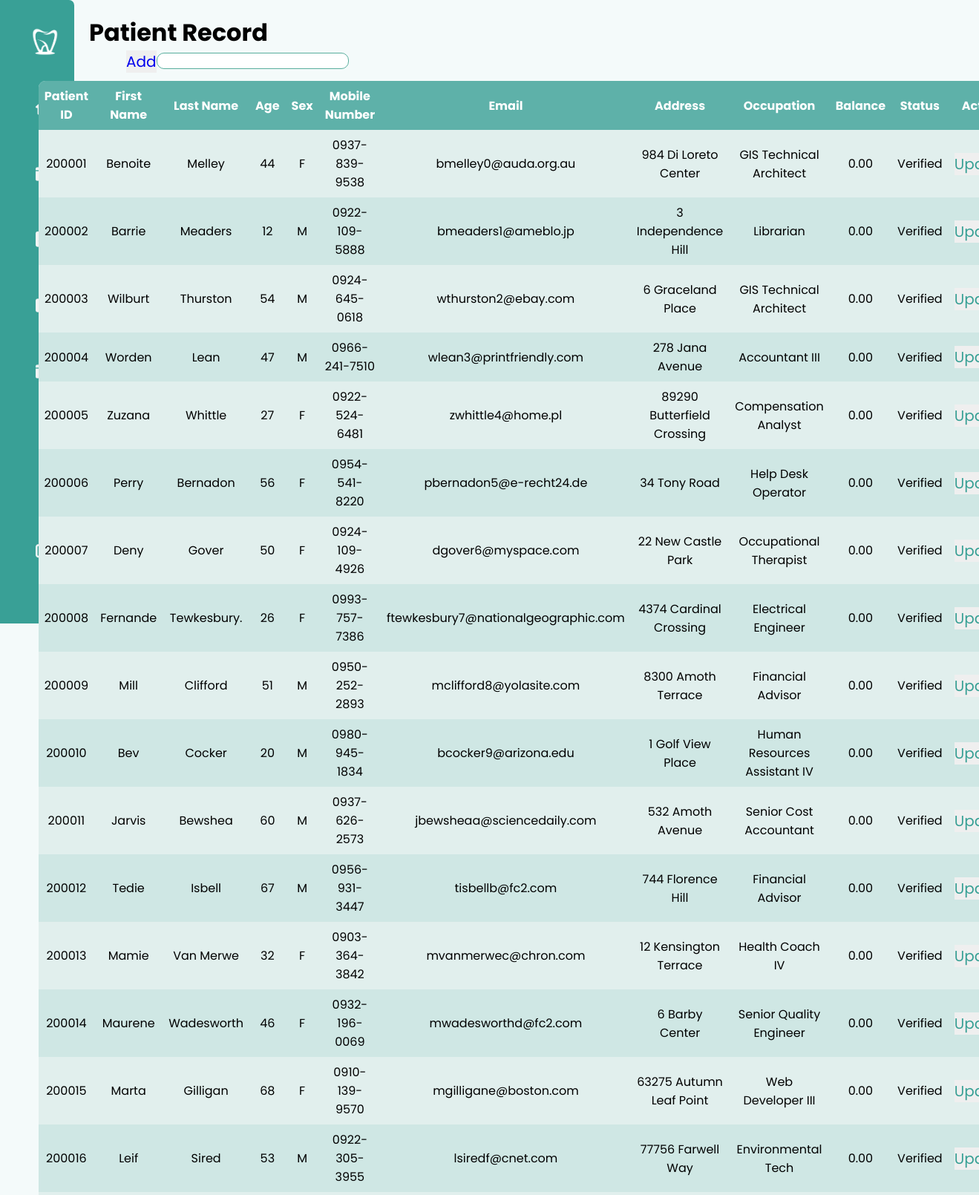
The page /pages/patientRecord.php (upper part) on the database its author committed.
### tables this page shows
CREATE TABLE `patients` (
  `patientID` int(10) NOT NULL,
  `patientFirstName` varchar(30) DEFAULT NULL,
  `patientLastName` varchar(30) DEFAULT NULL,
  `patientAge` int(11) DEFAULT NULL,
  `patientSex` varchar(10) DEFAULT NULL,
  `patientMobileNo` varchar(15) DEFAULT NULL,
  `patientEmail` varchar(70) DEFAULT NULL,
  `patientAddress` varchar(100) DEFAULT NULL,
  `patientOccupation` varchar(30) DEFAULT NULL,
  `patientBalance` decimal(15,2) DEFAULT NULL,
  `patientStatus` varchar(15) DEFAULT 'Not Verified'
);

### pages/patientRecord.php (the view, shortened to what this page needs)
<?php
  include("../phpFiles/dbConnect.php");
  $searchKeyword = "";
  $sql = "SELECT * FROM patients";
  $sql .= ";";
  $result = $conn->query($sql);
?>
<!DOCTYPE html>
<html lang="en">
<head>
    <link rel="stylesheet" href="../styles/appointmentRequest.css">
</head>
<body>
    <div class="container">
        <?php include('sidebar.php'); ?>
        <div class="table-container">
            <h1 class="header">Patient Record</h1>
            <div id="reqTbl">
                <div id="search-container">
                    <button><a href="addPatient.php">Add</a></button>
                    <form action="<?php echo htmlspecialchars($_SERVER["PHP_SELF"]); ?>" method="post">
                        <input type="text" name="searchKeyword" value="<?php echo $searchKeyword; ?>">
                    </form>
                </div>
                <?php
                    if ($result->num_rows > 0) {
                        echo "<table>";
                        echo "<tr><th>Patient ID</th><th>First Name</th><th>Last Name</th><th>Age</th><th>Sex</th><th>Mobile Number</th><th>Email</th><th>Address</th><th>Occupation</th><th>Balance</th><th>Status</th><th>Action</th></tr>";
                    while ($row = $result->fetch_assoc()) {
                    echo "<tr>";
                    echo "<td>" . $row["patientID"] . "</td>";
                    echo "<td>" . $row["patientFirstName"] . "</td>";
                    echo "<td>" . $row["patientLastName"] . "</td>";
                    echo "<td>" . $row["patientAge"] . "</td>";
                    echo "<td>" . $row["patientSex"] . "</td>";
                    echo "<td>" . $row["patientMobileNo"] . "</td>";
                    echo "<td>" . $row["patientEmail"] . "</td>";
                    echo "<td>" . $row["patientAddress"] . "</td>";
                    echo "<td>" . $row["patientOccupation"] . "</td>";
                    echo "<td>" . $row["patientBalance"] . "</td>";
                    echo "<td>" . $row["patientStatus"] . "</td>";
                    echo "<td>
                                <form action='patientRecordUpdate.php' method='post'>
                                    <input type='hidden' name='patientID' value='{$row['patientID']}'>
                                    <button type='submit'>Update</button>
                                </form>
                            </td>";
                    echo "</tr>";
                    }
                    echo "</table>";
                    } else {
                        echo "0 results";
                    }
                ?>
            </div>
        </div>
    </div>
</body>
</html>

### pages/sidebar.php (shortened to what this page needs)
<head>
    <link rel="stylesheet" type="text/css" href="../styles/sidebar.css"/>
    <link rel="stylesheet" href="https://cdnjs.cloudflare.com/ajax/libs/font-awesome/6.4.2/css/all.min.css" />
</head>
<nav>
    <div class="logo">
        <img src="../images/logoDashboard.png">
    </div>
    <ul class="menu">
        <li>
            <a href="dashboard.php">
            </a>
        </li>
        <li>
            <a href="appointmentRequest.php">
                <i class="fas fa-calendar-check"></i>
            </a>
        </li>
        <li>
            <a href="patientRecord.php">
                <i class="fa-solid fa-file-medical"></i>
            </a>
        </li>
        <li>
            <a href="transaction.php">
                <i class="fas fa-clipboard"></i>
            </a>
        </li>
        <li>
            <a href="calendarAppointment.php">
                <i class="fas fa-calendar"></i>
            </a>
        </li>
        <li class="logout">
            <a href="#">
                <i class="fas fa-sign-out-alt"></i>
            </a>
        </li>
    </ul>
</nav>

### styles/appointmentRequest.css (style rules this page uses)
* { margin: 0; padding: 0; outline: none; border: none; text-decoration: none; box-sizing: border-box; font-family: "Poppins", sans-serif; }
body { background: #f4fafa; }
.container { display: flex; }
.table-container { position: relative; padding: 20px; width: calc(100% - 100px); }
#reqTbl { display: flex; flex-direction: column; justify-content: center; align-items: center; }
#search-container { display: flex; width: calc(100% - 100px); }
#search-container input { border: 1px solid #58AD9D; border-radius: 10px; align-self: flex-end; }
table { overflow: hidden; border-radius: 10px; border: 1px solid black; margin-top: 10px; border-collapse: collapse; width: 100%; }
th, td { padding: 8px; text-align: center; word-wrap: break-word; }
th { background-color: #5EB1A9; color: white; }
tr:nth-child(even) { background-color: #E1EFED; }
tr:nth-child(odd) { background-color: #CFE7E4; }
button { cursor: pointer; font-size: 20px; color: #38a095; }

### styles/sidebar.css (style rules this page uses)
:root { --bg: #f4fafa; --green: #39a096; --white: #f4f4f4; --darkwhite: #f4fafa; }
nav { position: sticky; top: 0; left: 0; bottom: 0; width: 110px; height: 105vh; padding: 1rem; color: var(--green); overflow: hidden; transition: all 0.5s linear; background: var(--green); border-top-right-radius: 7px; border-bottom-right-radius: 7px; }
.logo { position: relative; height: 80px; padding: 1rem; display: flex; align-items: center; text-align: center; gap: 1.7rem; margin-left: 0.6rem; }
.logo img { height: 85%; }
.menu { height: 85%; position: relative; list-style: none; }
.menu li { padding: 1.5rem; margin: 0.5rem; border-top-left-radius: 50px; border-bottom-left-radius: 50px; line-height: 0.8rem; width: 500px; }
.menu li a { color: var(--white); font-size: 14px; display: flex; align-items: center; gap: 2.6rem; }
.menu li a i { font-size: 1.3rem; }
.logout { position: absolute; bottom: 0; left: 0; width: calc(100% - 1rem); }

### rows shown on the page
patients: patientID "200001", patientFirstName "Benoite", patientLastName "Melley", patientAge "44", patientSex "F", patientMobileNo "0937-839-9538", patientEmail "bmelley0@auda.org.au", patientAddress "984 Di Loreto Center", patientOccupation "GIS Technical Architect", patientBalance "0.00", patientStatus "Verified"
patients: patientID "200002", patientFirstName "Barrie", patientLastName "Meaders", patientAge "12", patientSex "M", patientMobileNo "0922-109-5888", patientEmail "bmeaders1@ameblo.jp", patientAddress "3 Independence Hill", patientOccupation "Librarian", patientBalance "0.00", patientStatus "Verified"
patients: patientID "200003", patientFirstName "Wilburt", patientLastName "Thurston", patientAge "54", patientSex "M", patientMobileNo "0924-645-0618", patientEmail "wthurston2@ebay.com", patientAddress "6 Graceland Place", patientOccupation "GIS Technical Architect", patientBalance "0.00", patientStatus "Verified"
patients: patientID "200004", patientFirstName "Worden", patientLastName "Lean", patientAge "47", patientSex "M", patientMobileNo "0966-241-7510", patientEmail "wlean3@printfriendly.com", patientAddress "278 Jana Avenue", patientOccupation "Accountant III", patientBalance "0.00", patientStatus "Verified"
patients: patientID "200005", patientFirstName "Zuzana", patientLastName "Whittle", patientAge "27", patientSex "F", patientMobileNo "0922-524-6481", patientEmail "zwhittle4@home.pl", patientAddress "89290 Butterfield Crossing", patientOccupation "Compensation Analyst", patientBalance "0.00", patientStatus "Verified"
patients: patientID "200006", patientFirstName "Perry", patientLastName "Bernadon", patientAge "56", patientSex "F", patientMobileNo "0954-541-8220", patientEmail "pbernadon5@e-recht24.de", patientAddress "34 Tony Road", patientOccupation "Help Desk Operator", patientBalance "0.00", patientStatus "Verified"
patients: patientID "200007", patientFirstName "Deny", patientLastName "Gover", patientAge "50", patientSex "F", patientMobileNo "0924-109-4926", patientEmail "dgover6@myspace.com", patientAddress "22 New Castle Park", patientOccupation "Occupational Therapist", patientBalance "0.00", patientStatus "Verified"
patients: patientID "200008", patientFirstName "Fernande", patientLastName "Tewkesbury.", patientAge "26", patientSex "F", patientMobileNo "0993-757-7386", patientEmail "ftewkesbury7@nationalgeographic.com", patientAddress "4374 Cardinal Crossing", patientOccupation "Electrical Engineer", patientBalance "0.00", patientStatus "Verified"
patients: patientID "200009", patientFirstName "Mill", patientLastName "Clifford", patientAge "51", patientSex "M", patientMobileNo "0950-252-2893", patientEmail "mclifford8@yolasite.com", patientAddress "8300 Amoth Terrace", patientOccupation "Financial Advisor", patientBalance "0.00", patientStatus "Verified"
patients: patientID "200010", patientFirstName "Bev", patientLastName "Cocker", patientAge "20", patientSex "M", patientMobileNo "0980-945-1834", patientEmail "bcocker9@arizona.edu", patientAddress "1 Golf View Place", patientOccupation "Human Resources Assistant IV", patientBalance "0.00", patientStatus "Verified"
patients: patientID "200011", patientFirstName "Jarvis", patientLastName "Bewshea", patientAge "60", patientSex "M", patientMobileNo "0937-626-2573", patientEmail "jbewsheaa@sciencedaily.com", patientAddress "532 Amoth Avenue", patientOccupation "Senior Cost Accountant", patientBalance "0.00", patientStatus "Verified"
patients: patientID "200012", patientFirstName "Tedie", patientLastName "Isbell", patientAge "67", patientSex "M", patientMobileNo "0956-931-3447", patientEmail "tisbellb@fc2.com", patientAddress "744 Florence Hill", patientOccupation "Financial Advisor", patientBalance "0.00", patientStatus "Verified"
patients: patientID "200013", patientFirstName "Mamie", patientLastName "Van Merwe", patientAge "32", patientSex "F", patientMobileNo "0903-364-3842", patientEmail "mvanmerwec@chron.com", patientAddress "12 Kensington Terrace", patientOccupation "Health Coach IV", patientBalance "0.00", patientStatus "Verified"
patients: patientID "200014", patientFirstName "Maurene", patientLastName "Wadesworth", patientAge "46", patientSex "F", patientMobileNo "0932-196-0069", patientEmail "mwadesworthd@fc2.com", patientAddress "6 Barby Center", patientOccupation "Senior Quality Engineer", patientBalance "0.00", patientStatus "Verified"
patients: patientID "200015", patientFirstName "Marta", patientLastName "Gilligan", patientAge "68", patientSex "F", patientMobileNo "0910-139-9570", patientEmail "mgilligane@boston.com", patientAddress "63275 Autumn Leaf Point", patientOccupation "Web Developer III", patientBalance "0.00", patientStatus "Verified"
patients: patientID "200016", patientFirstName "Leif", patientLastName "Sired", patientAge "53", patientSex "M", patientMobileNo "0922-305-3955", patientEmail "lsiredf@cnet.com", patientAddress "77756 Farwell Way", patientOccupation "Environmental Tech", patientBalance "0.00", patientStatus "Verified"
